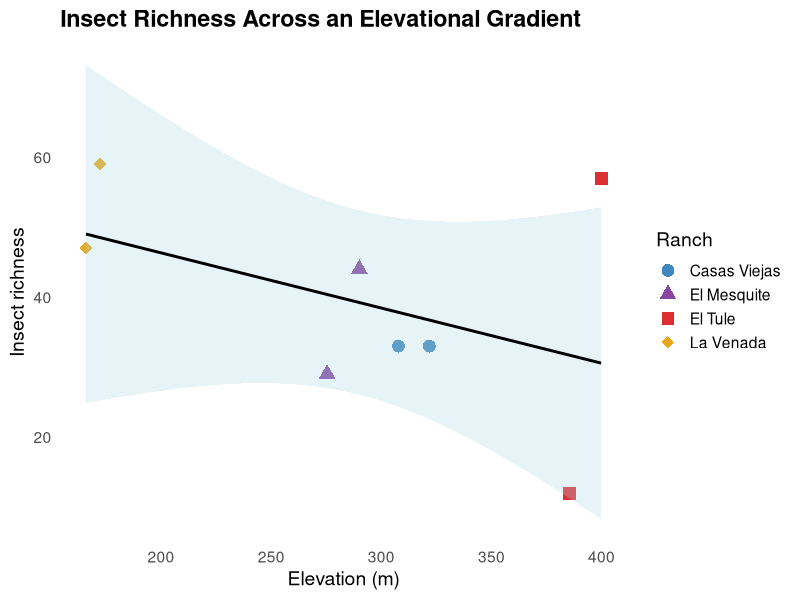

Generate this figure with R:
## ---- chunk 1
library(ggplot2)
## ---- chunk 2
# load data
arthropod_ranch <- read.csv("data/sample_taxa_matrix_by_ranch_WEIGHTED_REL.csv")
arthropod_trap  <- read.csv("data/sample_taxa_matrix_by_trap_WEIGHTED_REL.csv")
salience        <- read.csv("data/3_1salience_plants_personal_use.csv")
## ---- chunk 3
abund <- read.csv("data/sample_taxa_matrix_by_trap_WEIGHTED_REL.csv")
names(abund)
## ---- chunk 4
# select only trap columns
trap_data <- abund[, c(
  "Casa_Vieja_TE", "Casa_Vieja_UT",
  "El_Mezquital_F", "El_Mezquital_H",
  "El_Tule_BH", "El_Tule_UT",
  "La_Venada_1", "La_Venada_2"
)]

# calculate richness (count values > 0 per column)
richness <- colSums(trap_data > 0)

richness
## ---- chunk 5
data <- read.csv("data/richness_elevation.csv")

head(data)
## ---- chunk 6
ggplot(data, aes(x = Elevation_m, y = Richness, color = Ranch, shape = Ranch)) +
  geom_point(size = 4, alpha = 0.9) +
  geom_smooth(
    data = data,
    aes(x = Elevation_m, y = Richness),
    method = "lm",
    se = TRUE,
    fill = "lightblue",
    color = "black",
    alpha = 0.3,
    linewidth = 1,
    inherit.aes = FALSE
  ) +
  labs(
    title = "Insect Richness Across an Elevational Gradient",
    x = "Elevation (m)",
    y = "Insect richness",
    color = "Ranch",
    shape = "Ranch"
  ) +
  scale_color_manual(values = c(
    "Casas Viejas" = "#2C7BB6",
    "El Mesquite"  = "#7B3294",
    "El Tule"      = "#D7191C",
    "La Venada"    = "#E69F00"
  )) +
  scale_shape_manual(values = c(
    "Casas Viejas" = 16,
    "El Mesquite"  = 17,
    "El Tule"      = 15,
    "La Venada"    = 18
  )) +
  theme_minimal(base_size = 14) +
  theme(
    plot.title = element_text(face = "bold"),
    legend.position = "right",
    panel.grid.major = element_blank(),
    panel.grid.minor = element_blank()
  )



## ---- chunk 7
model <- lm(Richness ~ Elevation_m, data = data)
summary(model)
